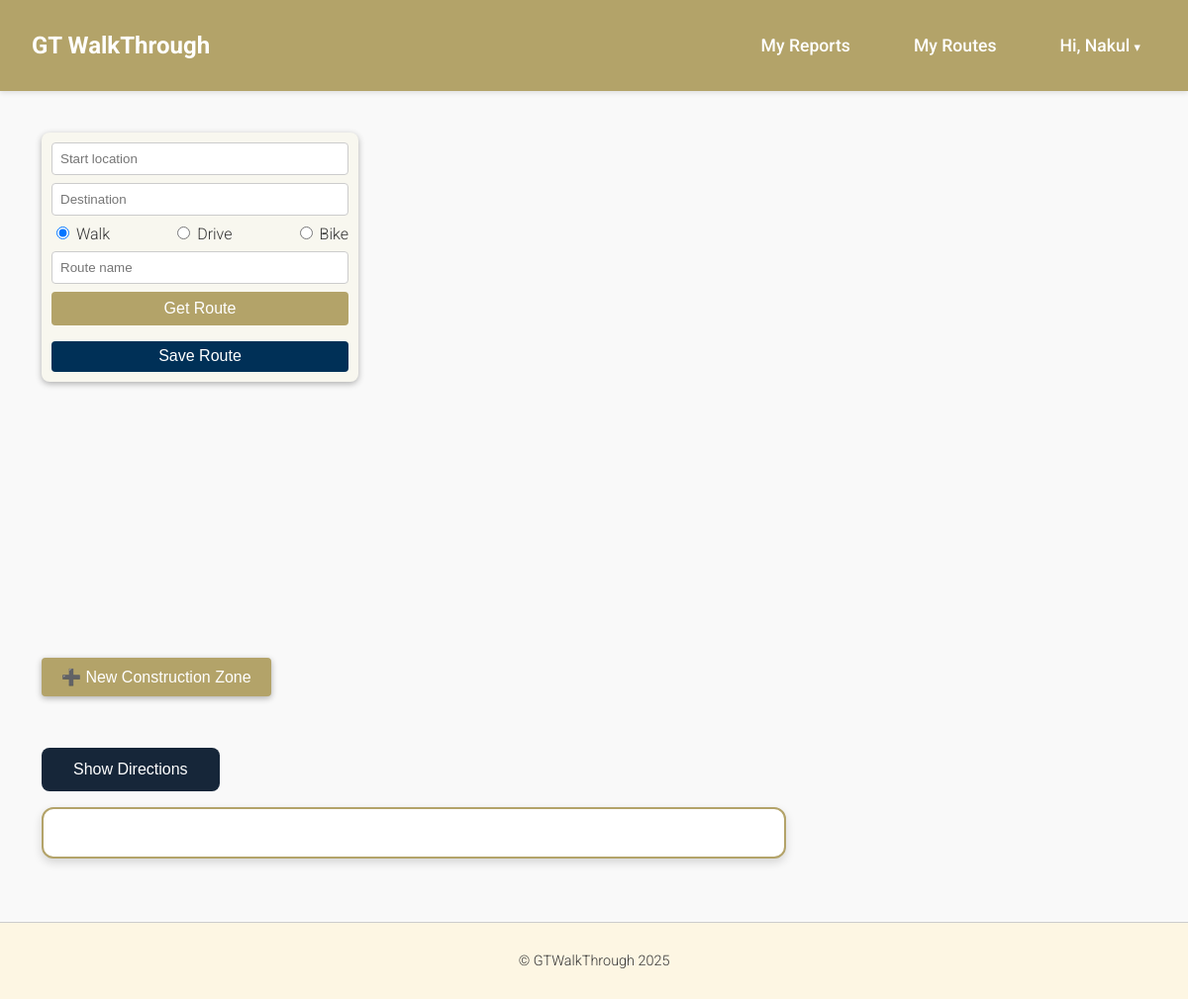
/ (signed in), run on an earlier commit of the app's database.
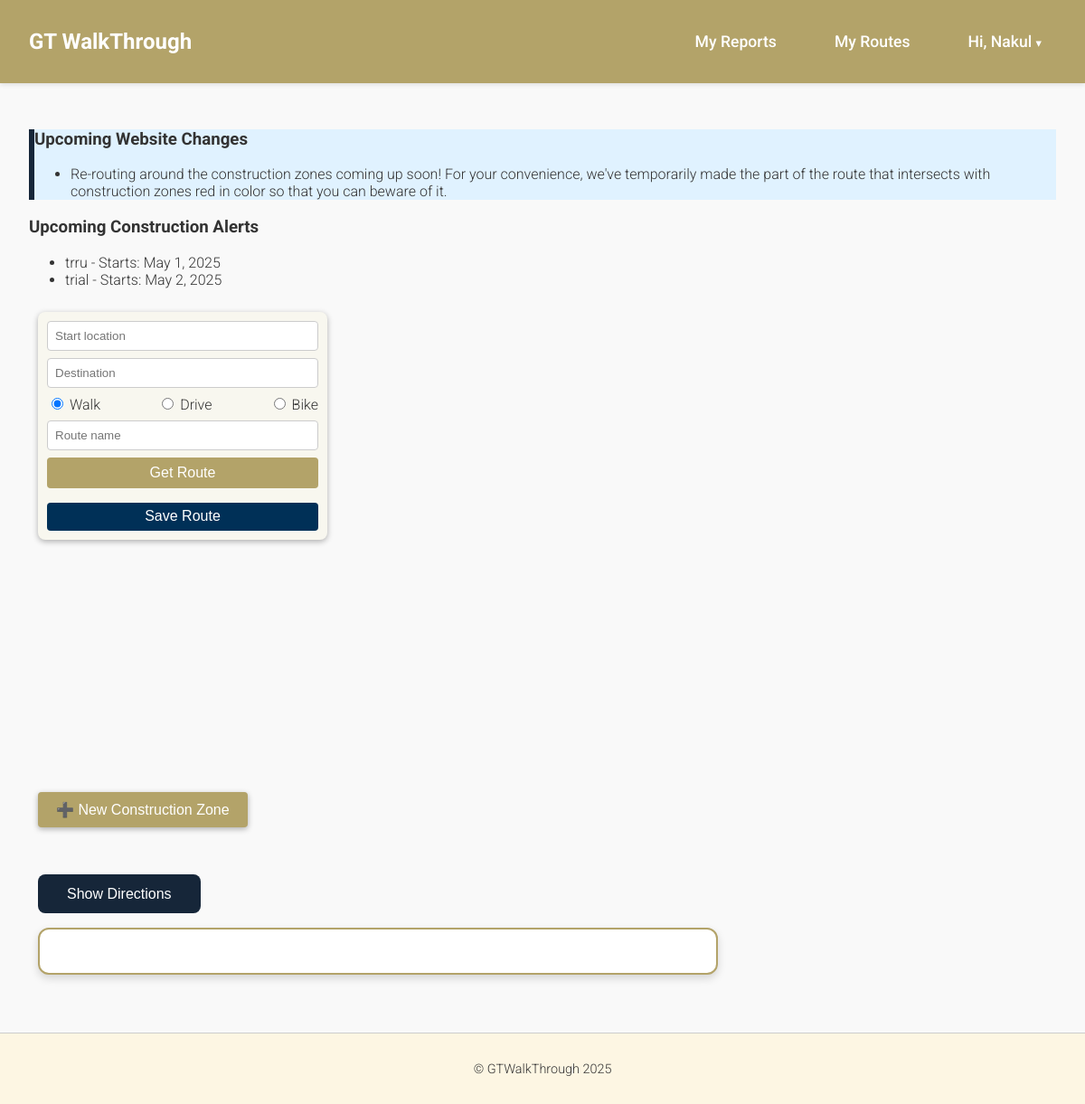
And on a later commit of the database.
### gtwt_app/models.py (models this page shows, shortened)
class ConstructionZone(models.Model):
    description = models.TextField()
    start_date = models.DateField()
    end_date = models.DateField()
    coordinates = models.JSONField()
    created_at = models.DateTimeField(auto_now_add=True)
    submitted_by = models.ForeignKey(User, on_delete=models.CASCADE, null=True, blank=True)
    is_verified = models.BooleanField(default=False)
    color = models.CharField(max_length=7, default=generate_random_color)

### gtwt_app/views.py (the view)
# urls.py: path('', views.home, name='home'),
def home(request):
    if request.user.is_authenticated:
        today = date.today()
        upcoming_zones = (
            ConstructionZone.objects
            .filter(start_date__gt=today)
            .order_by('start_date')[:3]
        )
        return render(request, 'home.html', {
          'upcoming_zones': upcoming_zones,
          'ORS_API_KEY': settings.ORS_API_KEY
        })
    else:
        return render(request, 'about.html')

### gtwt_app/templates/home.html (shortened to what the changed rows need)
{% extends "base.html" %} {% load static %} {% block content %}
{% if upcoming_zones %}
<section
  class="announcement-banner"
  style="background-color: #e0f2ff; border-left: 6px solid #162639"
>
  <h3>Upcoming Website Changes</h3>
  <ul class="alert-list">
    <li>
      Re-routing around the construction zones coming up soon! For your
      convenience, we've temporarily made the part of the route that intersects
      with construction zones red in color so that you can beware of it.
    </li>
  </ul>
</section>
<section class="announcement-banner">
  <h3>Upcoming Construction Alerts</h3>
  <ul class="alert-list">
    {% for zone in upcoming_zones %}
    <li>
      <span class="alert-desc">
        {{ zone.description|truncatechars:60 }} -
      </span>
      <span class="alert-date">
        Starts: {{ zone.start_date|date:"M j, Y" }}
      </span>
    </li>
    {% endfor %}
  </ul>
</section>
{% endif %}
{% endblock %}

What changed in the data, as far as the page shows it:
added ConstructionZone: description "trru", start_date "May 1, 2025"
added ConstructionZone: description "trial", start_date "May 2, 2025"
Also different on the page:
text now shown: "Upcoming Website Changes Re-routing around the construction zones coming up soon! For your convenience, we've temporarily made the part of the route that intersects with construction zones red in color so that you can beware of it. Upcoming Construction Alerts"
